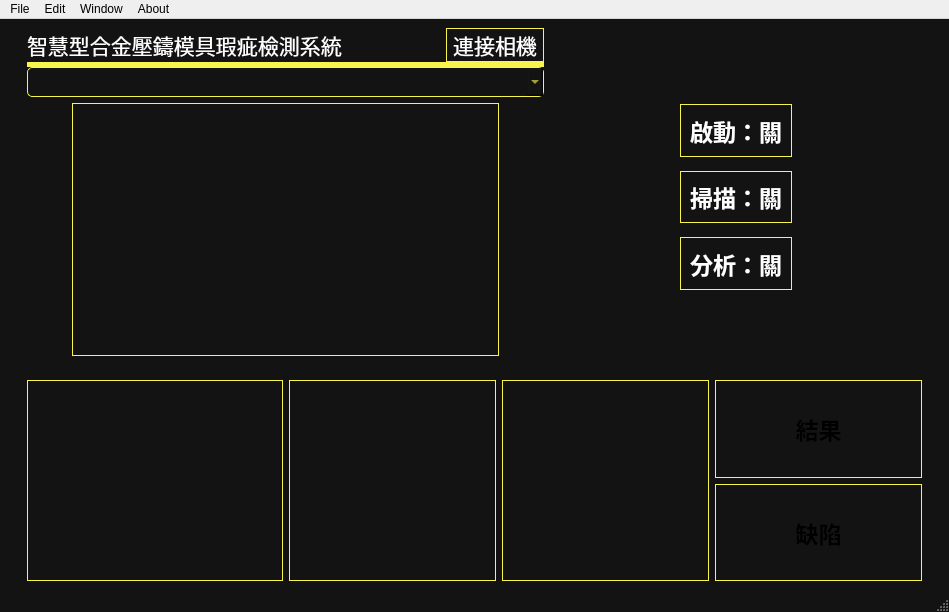
<?xml version="1.0" encoding="UTF-8"?>
<ui version="4.0">
 <class>IntelligentSystem</class>
 <widget class="QMainWindow" name="IntelligentSystem">
  <property name="geometry">
   <rect>
    <x>0</x>
    <y>0</y>
    <width>917</width>
    <height>612</height>
   </rect>
  </property>
  <property name="cursor">
   <cursorShape>ArrowCursor</cursorShape>
  </property>
  <property name="windowTitle">
   <string>MainWindow</string>
  </property>
  <property name="styleSheet">
   <string notr="true">QMainWindow {
	background-color: #131313;
}
</string>
  </property>
  <widget class="QWidget" name="centralwidget">
   <layout class="QVBoxLayout" name="verticalLayout_3" stretch="3,2">
    <item>
     <layout class="QGridLayout" name="gridLayout_4" rowstretch="0,0,0,0,0,0,0">
      <property name="leftMargin">
       <number>18</number>
      </property>
      <property name="rightMargin">
       <number>18</number>
      </property>
      <property name="verticalSpacing">
       <number>0</number>
      </property>
      <item row="6" column="0">
       <layout class="QVBoxLayout" name="verticalLayout">
        <property name="spacing">
         <number>6</number>
        </property>
        <property name="leftMargin">
         <number>0</number>
        </property>
        <property name="topMargin">
         <number>0</number>
        </property>
        <property name="rightMargin">
         <number>0</number>
        </property>
        <property name="bottomMargin">
         <number>0</number>
        </property>
        <item>
         <widget class="QComboBox" name="comboBoxDevices">
          <property name="sizePolicy">
           <sizepolicy hsizetype="Preferred" vsizetype="Fixed">
            <horstretch>0</horstretch>
            <verstretch>0</verstretch>
           </sizepolicy>
          </property>
          <property name="styleSheet">
           <string notr="true">QComboBox {
    background-color: #131313;
    color: #f8f44c;
    border: 1px solid #f8f44c;
    border-radius: 5px;
    padding: 5px;
    font-size: 14px;
}

QComboBox QAbstractItemView {
    background-color: #131313;
    color: #f8f44c;
    selection-background-color: #f8f44c;
    selection-color: #131313;
}
</string>
          </property>
         </widget>
        </item>
        <item>
         <layout class="QHBoxLayout" name="horizontalLayout_3">
          <property name="leftMargin">
           <number>45</number>
          </property>
          <property name="rightMargin">
           <number>45</number>
          </property>
          <item>
           <widget class="QLabel" name="label_2">
            <property name="sizePolicy">
             <sizepolicy hsizetype="Preferred" vsizetype="Preferred">
              <horstretch>0</horstretch>
              <verstretch>0</verstretch>
             </sizepolicy>
            </property>
            <property name="styleSheet">
             <string notr="true">QLabel {
    border: 1px solid white;
	border-color:  #f8f44c;
	background-image: url(:/1/1234.png);
}
</string>
            </property>
            <property name="lineWidth">
             <number>1</number>
            </property>
            <property name="text">
             <string/>
            </property>
           </widget>
          </item>
         </layout>
        </item>
       </layout>
      </item>
      <item row="6" column="3">
       <layout class="QVBoxLayout" name="verticalLayout_4">
        <property name="spacing">
         <number>14</number>
        </property>
        <property name="leftMargin">
         <number>130</number>
        </property>
        <property name="rightMargin">
         <number>130</number>
        </property>
        <property name="bottomMargin">
         <number>0</number>
        </property>
        <item>
         <layout class="QVBoxLayout" name="verticalLayout_5">
          <item>
           <widget class="QProgressBar" name="progressBar">
            <property name="sizePolicy">
             <sizepolicy hsizetype="Minimum" vsizetype="Fixed">
              <horstretch>0</horstretch>
              <verstretch>0</verstretch>
             </sizepolicy>
            </property>
            <property name="font">
             <font>
              <pointsize>10</pointsize>
             </font>
            </property>
            <property name="styleSheet">
             <string notr="true">QProgressBar {
    border: none;
    background-color: transparent;
    text-align: center;
    color: white;
}

QProgressBar::chunk {
    background-color: #f8f44c; /* Цвет заполнения */
    margin: 0px;
width: 10px;
    margin: 0.5px;
}
</string>
            </property>
            <property name="value">
             <number>0</number>
            </property>
            <property name="textVisible">
             <bool>false</bool>
            </property>
           </widget>
          </item>
          <item>
           <widget class="QPushButton" name="pushButton">
            <property name="sizePolicy">
             <sizepolicy hsizetype="Preferred" vsizetype="Preferred">
              <horstretch>0</horstretch>
              <verstretch>0</verstretch>
             </sizepolicy>
            </property>
            <property name="font">
             <font>
              <pointsize>17</pointsize>
              <bold>true</bold>
             </font>
            </property>
            <property name="cursor">
             <cursorShape>ArrowCursor</cursorShape>
            </property>
            <property name="styleSheet">
             <string notr="true">QPushButton {
    border: 1px solid white;
	border-color: #f8f44c;
    color: white;
}
QPushButton:hover {
    background-color: #f8f44c;
    border-color: #f8f44c;
    color: #131313;
}

QPushButton:pressed {
    background-color: #222;
    border-color: #f8f44c;
    padding-left: 1px;  /* легкое смещение при нажатии */
    padding-top: 1px;
}

</string>
            </property>
            <property name="text">
             <string>啟動：關</string>
            </property>
           </widget>
          </item>
          <item>
           <widget class="QPushButton" name="pushButton_2">
            <property name="sizePolicy">
             <sizepolicy hsizetype="Minimum" vsizetype="Preferred">
              <horstretch>0</horstretch>
              <verstretch>0</verstretch>
             </sizepolicy>
            </property>
            <property name="font">
             <font>
              <family>Segoe UI</family>
              <pointsize>17</pointsize>
              <bold>true</bold>
             </font>
            </property>
            <property name="styleSheet">
             <string notr="true">QPushButton {
    border: 1px solid white;
	border-color: #f8f44c;
    color: white;
}
QPushButton:hover {
    background-color: #f8f44c;
    border-color: #f8f44c;
    color: #131313;
}

QPushButton:pressed {
    background-color: #222;
    border-color: #f8f44c;
    padding-left: 1px;  /* легкое смещение при нажатии */
    padding-top: 1px;
}

</string>
            </property>
            <property name="text">
             <string>掃描：關</string>
            </property>
           </widget>
          </item>
          <item>
           <widget class="QPushButton" name="pushButton_3">
            <property name="sizePolicy">
             <sizepolicy hsizetype="Minimum" vsizetype="Preferred">
              <horstretch>0</horstretch>
              <verstretch>0</verstretch>
             </sizepolicy>
            </property>
            <property name="font">
             <font>
              <pointsize>17</pointsize>
              <bold>true</bold>
             </font>
            </property>
            <property name="styleSheet">
             <string notr="true">QPushButton {
    border: 1px solid white;
	border-color: #f8f44c;
    color: white;
}
QPushButton:hover {
    background-color: #f8f44c;
    border-color: #f8f44c;
    color: #131313;
}

QPushButton:pressed {
    background-color: #222;
    border-color: #f8f44c;
    padding-left: 1px;  /* легкое смещение при нажатии */
    padding-top: 1px;
}

</string>
            </property>
            <property name="text">
             <string>分析：關</string>
            </property>
           </widget>
          </item>
          <item>
           <widget class="QLabel" name="label_3">
            <property name="text">
             <string/>
            </property>
           </widget>
          </item>
         </layout>
        </item>
       </layout>
      </item>
      <item row="2" column="0">
       <layout class="QHBoxLayout" name="horizontalLayout_2">
        <item>
         <widget class="QLabel" name="label">
          <property name="sizePolicy">
           <sizepolicy hsizetype="Preferred" vsizetype="Fixed">
            <horstretch>0</horstretch>
            <verstretch>0</verstretch>
           </sizepolicy>
          </property>
          <property name="font">
           <font>
            <pointsize>16</pointsize>
           </font>
          </property>
          <property name="styleSheet">
           <string notr="true">QLabel {
    color: white;
}
</string>
          </property>
          <property name="text">
           <string>智慧型合金壓鑄模具瑕疵檢測系統 </string>
          </property>
         </widget>
        </item>
        <item>
         <widget class="QPushButton" name="connect_button">
          <property name="sizePolicy">
           <sizepolicy hsizetype="Fixed" vsizetype="Fixed">
            <horstretch>0</horstretch>
            <verstretch>0</verstretch>
           </sizepolicy>
          </property>
          <property name="minimumSize">
           <size>
            <width>0</width>
            <height>4</height>
           </size>
          </property>
          <property name="font">
           <font>
            <pointsize>16</pointsize>
           </font>
          </property>
          <property name="layoutDirection">
           <enum>Qt::LayoutDirection::LeftToRight</enum>
          </property>
          <property name="styleSheet">
           <string notr="true">QPushButton {
    border: 1px solid white;
	border-color: #f8f44c;
    color: white;
}
QPushButton:hover {
    background-color: #f8f44c;
    border-color: #f8f44c;
    color: #131313;
}

QPushButton:pressed {
    background-color: #222;
    border-color: #f8f44c;
    padding-left: 1px;  /* легкое смещение при нажатии */
    padding-top: 1px;
}

</string>
          </property>
          <property name="text">
           <string> 連接相機 </string>
          </property>
         </widget>
        </item>
       </layout>
      </item>
      <item row="4" column="0">
       <widget class="QLabel" name="label_9">
        <property name="sizePolicy">
         <sizepolicy hsizetype="Preferred" vsizetype="Preferred">
          <horstretch>0</horstretch>
          <verstretch>0</verstretch>
         </sizepolicy>
        </property>
        <property name="maximumSize">
         <size>
          <width>16777215</width>
          <height>5</height>
         </size>
        </property>
        <property name="styleSheet">
         <string notr="true">QLabel {
    color: #f8f44c;
    font-size: 16px;
    background-color: #f8f44c;


}</string>
        </property>
        <property name="text">
         <string>__________________________________________________________</string>
        </property>
       </widget>
      </item>
     </layout>
    </item>
    <item>
     <layout class="QGridLayout" name="gridLayout_2" columnstretch="0,0,0,0,0">
      <property name="leftMargin">
       <number>18</number>
      </property>
      <property name="topMargin">
       <number>18</number>
      </property>
      <property name="rightMargin">
       <number>18</number>
      </property>
      <item row="0" column="4">
       <layout class="QVBoxLayout" name="verticalLayout_2">
        <item>
         <widget class="QLabel" name="label_7">
          <property name="font">
           <font>
            <pointsize>17</pointsize>
            <bold>true</bold>
           </font>
          </property>
          <property name="styleSheet">
           <string notr="true">QLabel {
    border: 1px solid white;
	border-color:  #f8f44c;
}
</string>
          </property>
          <property name="text">
           <string>結果</string>
          </property>
          <property name="alignment">
           <set>Qt::AlignmentFlag::AlignCenter</set>
          </property>
         </widget>
        </item>
        <item>
         <widget class="QLabel" name="label_6">
          <property name="sizePolicy">
           <sizepolicy hsizetype="Preferred" vsizetype="Preferred">
            <horstretch>0</horstretch>
            <verstretch>0</verstretch>
           </sizepolicy>
          </property>
          <property name="font">
           <font>
            <pointsize>17</pointsize>
            <bold>true</bold>
           </font>
          </property>
          <property name="cursor">
           <cursorShape>ArrowCursor</cursorShape>
          </property>
          <property name="layoutDirection">
           <enum>Qt::LayoutDirection::LeftToRight</enum>
          </property>
          <property name="styleSheet">
           <string notr="true">QLabel {
    border: 1px solid white;
	border-color:  #f8f44c;
}
</string>
          </property>
          <property name="text">
           <string>缺陷</string>
          </property>
          <property name="alignment">
           <set>Qt::AlignmentFlag::AlignCenter</set>
          </property>
         </widget>
        </item>
       </layout>
      </item>
      <item row="0" column="1">
       <widget class="QLabel" name="label_4">
        <property name="sizePolicy">
         <sizepolicy hsizetype="Preferred" vsizetype="Preferred">
          <horstretch>0</horstretch>
          <verstretch>0</verstretch>
         </sizepolicy>
        </property>
        <property name="styleSheet">
         <string notr="true">QLabel {
    border: 1px solid white;
	border-color:  #f8f44c;
}
</string>
        </property>
        <property name="text">
         <string/>
        </property>
       </widget>
      </item>
      <item row="0" column="0">
       <widget class="QTextEdit" name="textEdit">
        <property name="sizePolicy">
         <sizepolicy hsizetype="Preferred" vsizetype="Minimum">
          <horstretch>0</horstretch>
          <verstretch>0</verstretch>
         </sizepolicy>
        </property>
        <property name="styleSheet">
         <string notr="true">QTextEdit {
	background-color: #131313;
	border: 1px solid white;
	border-color:  #f8f44c;
}
</string>
        </property>
       </widget>
      </item>
      <item row="0" column="2">
       <widget class="QLabel" name="label_5">
        <property name="sizePolicy">
         <sizepolicy hsizetype="Preferred" vsizetype="Preferred">
          <horstretch>0</horstretch>
          <verstretch>0</verstretch>
         </sizepolicy>
        </property>
        <property name="styleSheet">
         <string notr="true">QLabel {
    border: 1px solid white;
	border-color:  #f8f44c;
}
</string>
        </property>
        <property name="text">
         <string/>
        </property>
        <property name="alignment">
         <set>Qt::AlignmentFlag::AlignCenter</set>
        </property>
       </widget>
      </item>
     </layout>
    </item>
   </layout>
  </widget>
  <widget class="QMenuBar" name="menubar">
   <property name="geometry">
    <rect>
     <x>0</x>
     <y>0</y>
     <width>917</width>
     <height>33</height>
    </rect>
   </property>
   <widget class="QMenu" name="menuFile">
    <property name="title">
     <string>File</string>
    </property>
    <addaction name="actionf"/>
    <addaction name="action123"/>
    <addaction name="action123_2"/>
    <addaction name="action123_3"/>
    <addaction name="separator"/>
    <addaction name="actionQuit_2"/>
   </widget>
   <widget class="QMenu" name="menuEdit">
    <property name="title">
     <string>Edit</string>
    </property>
    <addaction name="actionUndo"/>
    <addaction name="actionRedo"/>
   </widget>
   <widget class="QMenu" name="menuWindow">
    <property name="title">
     <string>Window</string>
    </property>
   </widget>
   <widget class="QMenu" name="menuAbout">
    <property name="title">
     <string>About</string>
    </property>
    <addaction name="actionAbout"/>
   </widget>
   <addaction name="menuFile"/>
   <addaction name="menuEdit"/>
   <addaction name="menuWindow"/>
   <addaction name="menuAbout"/>
  </widget>
  <widget class="QStatusBar" name="statusbar"/>
  <action name="actionf">
   <property name="icon">
    <iconset>
     <normaloff>media/GPM/Logo/Screenshot 2025-04-21 060631.png</normaloff>media/GPM/Logo/Screenshot 2025-04-21 060631.png</iconset>
   </property>
   <property name="text">
    <string>Update</string>
   </property>
   <property name="shortcut">
    <string>Ctrl+F1</string>
   </property>
  </action>
  <action name="action123">
   <property name="icon">
    <iconset>
     <normaloff>media/GPM/Design/Screenshot_2025-04-28_170900-removebg-preview.png</normaloff>media/GPM/Design/Screenshot_2025-04-28_170900-removebg-preview.png</iconset>
   </property>
   <property name="text">
    <string>Open</string>
   </property>
   <property name="shortcut">
    <string>Ctrl+F2</string>
   </property>
  </action>
  <action name="action123_2">
   <property name="icon">
    <iconset>
     <normaloff>media/GPM/Design/Screenshot_2025-04-28_171838-removebg-preview.png</normaloff>media/GPM/Design/Screenshot_2025-04-28_171838-removebg-preview.png</iconset>
   </property>
   <property name="text">
    <string>Save</string>
   </property>
   <property name="shortcut">
    <string>Ctrl+F3</string>
   </property>
  </action>
  <action name="action123_3">
   <property name="icon">
    <iconset>
     <normaloff>media/GPM/Design/Screenshot_2025-04-28_205206-removebg-preview.png</normaloff>media/GPM/Design/Screenshot_2025-04-28_205206-removebg-preview.png</iconset>
   </property>
   <property name="text">
    <string>Save As...</string>
   </property>
   <property name="shortcut">
    <string>Ctrl+F4</string>
   </property>
  </action>
  <action name="actionQuit">
   <property name="text">
    <string>Quit</string>
   </property>
  </action>
  <action name="actionQuit_2">
   <property name="icon">
    <iconset>
     <normaloff>media/GPM/Design/Screenshot_2025-04-28_210142-removebg-preview.png</normaloff>media/GPM/Design/Screenshot_2025-04-28_210142-removebg-preview.png</iconset>
   </property>
   <property name="text">
    <string>Quit</string>
   </property>
   <property name="shortcut">
    <string>Ctrl+F5</string>
   </property>
  </action>
  <action name="actionUndo">
   <property name="icon">
    <iconset>
     <normaloff>media/GPM/Design/Screenshot_2025-05-10_173306-removebg-preview.png</normaloff>media/GPM/Design/Screenshot_2025-05-10_173306-removebg-preview.png</iconset>
   </property>
   <property name="text">
    <string>Undo</string>
   </property>
   <property name="shortcut">
    <string>Ctrl+Z</string>
   </property>
  </action>
  <action name="actionRedo">
   <property name="icon">
    <iconset>
     <normaloff>media/GPM/Design/Screenshot_2025-05-10_173400-removebg-preview.png</normaloff>media/GPM/Design/Screenshot_2025-05-10_173400-removebg-preview.png</iconset>
   </property>
   <property name="text">
    <string>Redo</string>
   </property>
   <property name="shortcut">
    <string>Ctrl+Q</string>
   </property>
  </action>
  <action name="actionAbout">
   <property name="text">
    <string>About</string>
   </property>
  </action>
 </widget>
 <resources>
  <include location="../GMP_contest/fonts/chopsic/colors.qrc"/>
  <include location="../GMP_contest/fonts/chopsic/12.qrc"/>
 </resources>
 <connections/>
</ui>
